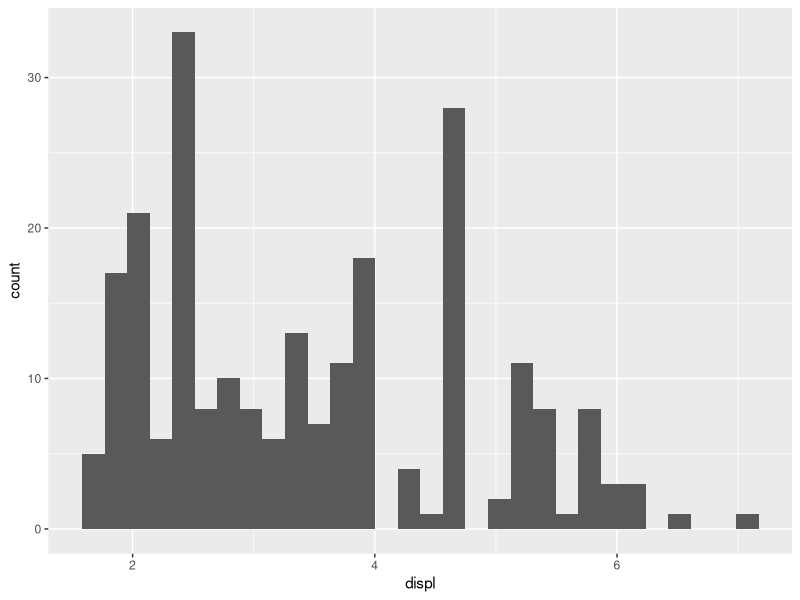

Write the R code that produced this figure.
## ---- chunk 1
library(tidyverse)

mpg %>%
  ggplot() +
  geom_histogram(aes(x = displ))
